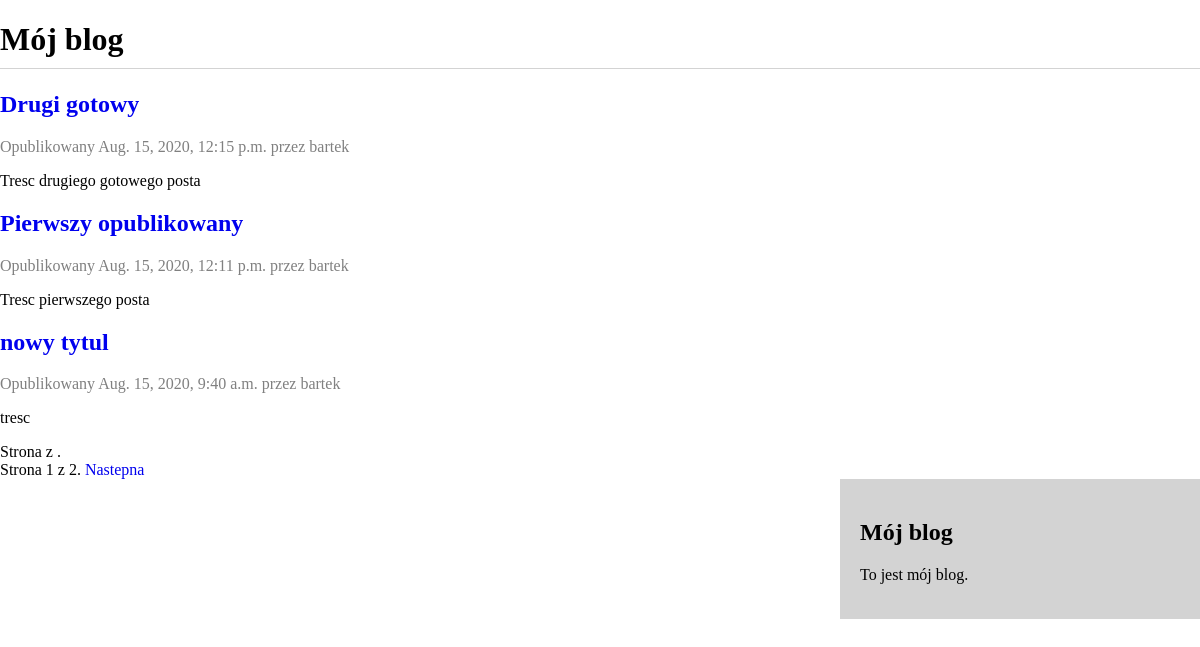
Screenshot of /blog/ with the database file from the repository.
### blog/models.py (models this page shows, shortened)
class Post(models.Model):
    STATUS_CHOICES = (
        ('draft','Draft'),
        ('published', 'Published'),
    )
    title = models.CharField(max_length=250)
    slug = models.SlugField(max_length=250, unique_for_date='publish')
    author = models.ForeignKey(User, on_delete=models.CASCADE, related_name='blog_posts')
    body = models.TextField()
    publish = models.DateTimeField(default=timezone.now)
    created = models.DateTimeField(auto_now_add=True)
    updated = models.DateTimeField(auto_now=True)
    status = models.CharField(max_length=10, choices=STATUS_CHOICES, default='draft')
    objects = models.Manager()              #manager domyslny
    published = PublishedManager()          #manager niestandardowy
    tags = TaggableManager()
    class Meta:
        ordering = ('-publish',)
    def get_absolute_url(self):
        return reverse('blog:post_detail',args=[self.publish.year, self.publish.strftime('%m'), self.publish.strftime('%d'), self.slug])

### blog/views.py (the view)
# urls.py: path('', views.PostListView.as_view(), name = 'post_list'),
class PostListView(ListView):
    queryset = Post.published.all()
    context_object_name = 'posts'
    paginate_by = 3
    template_name = 'blog/post/list.html'

### blog/templates/blog/post/list.html (shortened to what this page needs)
{% extends "blog/base.html" %}
{% block content %}
    <h1>Mój blog</h1>
    {% for post in posts %}
        <h2>
            <a href="{{ post.get_absolute_url }}">
                {{ post.title }}
            </a>
        </h2>
        <p class="date">
            Opublikowany {{ post.publish }} przez {{ post.author }}
        </p>
        {{ post.body|truncatewords:30|linebreaks }}
    {% endfor %}
    {% include "pagination.html" with page=posts %}
    {% include "pagination.html" with page=page_obj %}
{% endblock %}

### blog/static/blog.css (style rules this page uses)
* { box-sizing:border-box; }
a { text-decoration: none; }
body, html { height: 100%; margin: 0; }
h1 { border-bottom: 1px solid lightgrey; padding-bottom: 10px; }
.date, .info { color: grey; }

### rows the page displays
Post: title "Drugi gotowy", publish "Aug. 15, 2020, 12:15 p.m.", author "bartek", body "Tresc drugiego gotowego posta"
Post: title "Pierwszy opublikowany", publish "Aug. 15, 2020, 12:11 p.m.", author "bartek", body "Tresc pierwszego posta"
Post: title "nowy tytul", publish "Aug. 15, 2020, 9:40 a.m.", author "bartek", body "tresc"

### other values shown
{{ page.number }} "1"
{{ page.paginator.num_pages }} "2"
